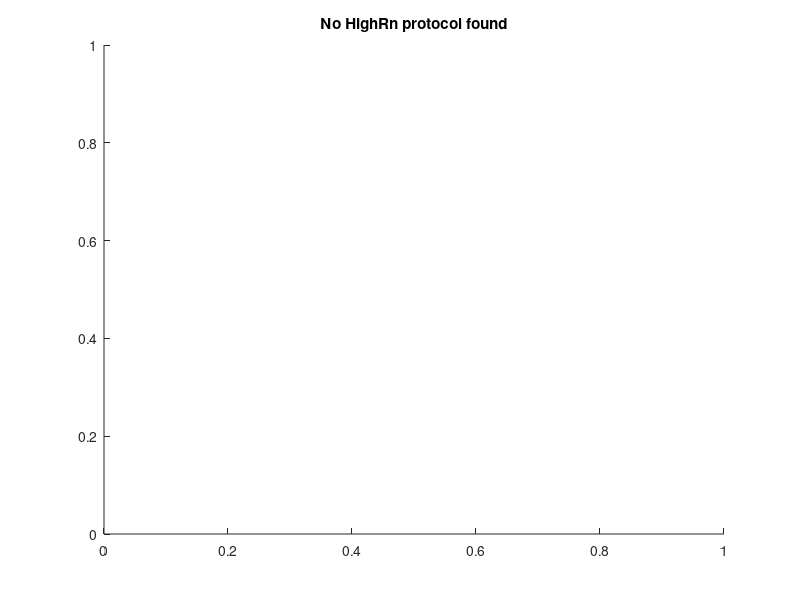

Here is the MATLAB script that generated this plot:
clear
clc
Neuronlist={'Jun14IR3f'};
for neuron_count=1:length(Neuronlist)

file_High=sprintf([Neuronlist{neuron_count},'-HighRn.mat']);

% Section 3: analyze High_RN protocol. 
cd(Neuronlist{neuron_count});
mkdir(['../',Neuronlist{neuron_count},'_figs']);
hi_mahp=0;
hi_sahp=0;
%save AP count for -100:20:120 pA
High_apcount=zeros(12,2);
High_apcount(:,1)=-100:20:120;
%%%%
if exist(file_High, 'file')
load(file_High);
% the purpose for analyzing High/High RN is to compute ISI, ins_freq, delay
% and AP num. In this case, we also ignore the doublets since during
% doublets, the system is not stably oscillating. 
mat_High=matfile(file_High);
Name_High=whos(mat_High);
if(isempty(Name_High)~=1)
clear mat_High
N_High=length(Name_High)/2;
Trace_temp=eval(Name_High(2*1-1).name);
l_High=length(Trace_temp(:,1));
T_High=table([1:N_High]',zeros(N_High,l_High),zeros(N_High,l_High),'VariableNames',{'Trace','t','v'});
Cur=zeros(N_High,1);
str_temp=Name_High(1).name;
pos_underscore=strfind(str_temp,'_');
hiname_template=str_temp(1:pos_underscore(3));
f_High = fopen(['../',Neuronlist{neuron_count},'_High.txt'], 'a+');
fprintf(f_High,'Current\tNum_AP\tdelay\tMean_ISI\tstd_ISI\tCV_ISI\tFreq_ISI\tfreq_count\tfAHP\tmAHP\tsAHP\tspktime\n');   
num_aplevel=0;
min_v=100;
for i_hi=1:N_High
TraceHigh=eval([hiname_template,num2str(i_hi),'_1']);
Trace_cur=eval([hiname_template,num2str(i_hi),'_2']);
Cur_temp=ceil(mean(Trace_cur(5000:10000,2))*10^12/20)*20;
v_ap=TraceHigh(:,2).*1000;
if((max(v_ap)>0)&&(Cur_temp>0))
    num_aplevel=num_aplevel+1;
end
min_v=min(min_v,min(v_ap));
end
pos_ap=0;
Cur_ap=zeros(num_aplevel,1);
Freq_ISI=zeros(num_aplevel,1);
Freq_count=zeros(num_aplevel,1);
for i_hi=1:N_High
TraceHigh=eval([hiname_template,num2str(i_hi),'_1']);
Trace_cur=eval([hiname_template,num2str(i_hi),'_2']);
%How to get current: isolate the current trace and take the average between
%5000 and 10000ms, round up to eliminate the single digit
v_ap=TraceHigh(:,2).*1000;
t_ap=TraceHigh(:,1).*1000;
Cur(i_hi)=ceil(mean(Trace_cur(5000:10000,2))*10^12/20)*20;
if((max(v_ap)>0)&&(Cur(i_hi)>0))
    pos_ap=pos_ap+1;
    l=length(v_ap);
    dv_ap=get_dVdt(t_ap,v_ap);
    d2v_ap=get_dVdt(t_ap(2:end-1),dv_ap(2:end));
    t_bound=t_ap(end);
    dv_thre=3;
    [delay APnum ISI freq f_ahp m_ahp s_ahp]=hilo_ana(Neuronlist{neuron_count},1,Cur(i_hi),t_ap,v_ap,dv_ap,d2v_ap,dv_thre);
    hi_mahp=hi_mahp+mean(m_ahp);
    hi_sahp=hi_sahp+mean(s_ahp);
    Cur_ap(pos_ap)=Cur(i_hi);
    Freq_ISI(pos_ap)=mean(1000./ISI);
    Freq_count(pos_ap)=APnum/2;
    %save apcount for HighRN to High_apcount for later file output!
    highid_temp=find(High_apcount(:,1)==Cur(i_hi));
    High_apcount(highid_temp,2)=APnum;
    % save complete, if no AP then APnum=0
    fprintf(f_High,'%d\t%d\t%f\t%f\t%f\t%f\t%f\t%f\t%s\t%f\t%f\t',Cur(i_hi),APnum,delay,mean(ISI),std(ISI),std(ISI)/mean(ISI),Freq_ISI(pos_ap),Freq_count(pos_ap),f_ahp,mean(m_ahp),mean(s_ahp));
    % attach the spiking times to each line!
    spkt=zeros(APnum,1);
    spkt(1)=delay;
    for apnumtemp=2:APnum
        spkt(apnumtemp)=spkt(apnumtemp-1)+ISI(apnumtemp-1);
    end
    for apnumtemp=1:APnum
        fprintf(f_High,'%f\t',spkt(apnumtemp));
    end
    fprintf(f_High,'\n');
    %
    subplot(num_aplevel+1,2,2*pos_ap-1)
    plot(t_ap,v_ap)
    xlim([0 3000]);
    ylim([min(v_ap)-1 max(v_ap)+1]);
    xlabel('Time (ms)','FontSize', 5);
    ylabel('Vm (mV)','FontSize', 5);
    title([num2str(Cur(i_hi)),'PA'],'FontSize', 5);
    subplot(num_aplevel+1,2,2*pos_ap)
    plot(ISI,'o')
    ylim([0 max(ISI)+20])
    title([num2str(Cur(i_hi)),'PA'],'FontSize', 5);
    xlabel('Spks Count','FontSize', 5);
    ylabel('ISI (ms)','FontSize', 5);
else    
    subplot(num_aplevel+1,2,2*num_aplevel+1)
    plot(t_ap,v_ap);
    xlim([0 3000]);
    ylim([min_v-2 max(v_ap)+1]);
    xlabel('Time (ms)','FontSize', 5);
    ylabel('Vm (mV)','FontSize', 5);
    hold on;   
    
end
end

subplot(num_aplevel+1,2,2*(num_aplevel+1))
    plot(Cur_ap,Freq_ISI,'-ro')
    hold on;
    plot(Cur_ap,Freq_count,'-bo')
    title('F-I Red:ISI; Blue:spkcount','FontSize', 5);
    xlabel('Current (pA)','FontSize', 5);
    ylabel('Freq (Hz)','FontSize', 5);
fclose(f_High);

cd(['../',Neuronlist{neuron_count},'_figs']);
saveas(gcf,[Neuronlist{neuron_count},'_High_RN.png']);
saveas(gcf,[Neuronlist{neuron_count},'_High_RN.fig']);
close;
% % Section 3.5 Compute sag
% i_hi=1;
% TraceHigh=eval([hiname_template,num2str(i_hi),'_1']);
% CurHigh=eval([hiname_template,num2str(i_hi),'_2']);
% Cur_sag=roundn(mean(CurHigh(5000:10000,2))*10^12,1);
% v_ap=TraceHigh(:,2).*1000;
% t_ap=TraceHigh(:,1).*1000;
% [sag_v id_sag]=min(v_ap);
% rnfit_start=21439;%floor(0.45*l_rn);
% rnfit_end=23949;%floor(0.55*l_rn);
% stable_v=mean(v_ap(rnfit_start:rnfit_end));
% sag=sag_v-stable_v;
% figure()
% plot(t_ap,v_ap);
% hold on;
% plot(t_ap(id_sag),v_ap(id_sag),'ro');
% text(t_ap(id_sag),v_ap(id_sag)+20,'This is the sag point');
% title(['Sag is computed at ',num2str(Cur_sag),'pA'])
% xlabel('Time (ms)');
% ylabel('Vm (mV)');
% saveas(gcf,[Neuronlist{neuron_count},'sag.png']);
% close;
hi_mahp=hi_mahp/num_aplevel;
hi_sahp=hi_sahp/num_aplevel;
else
    figure()
    title('HighRn empty')
    cd(['../',Neuronlist{neuron_count},'_figs']);
    saveas(gcf,'HighRn empty.png');
    close;
    hi_mahp=NaN;
    hi_sahp=NaN;
end
else
    figure()
    title('No HighRn protocol found')
    cd(['../',Neuronlist{neuron_count},'_figs']);
    saveas(gcf,'No HighRn.png');
    close;
    hi_mahp=NaN;
    hi_sahp=NaN;
end
cd ..
end


